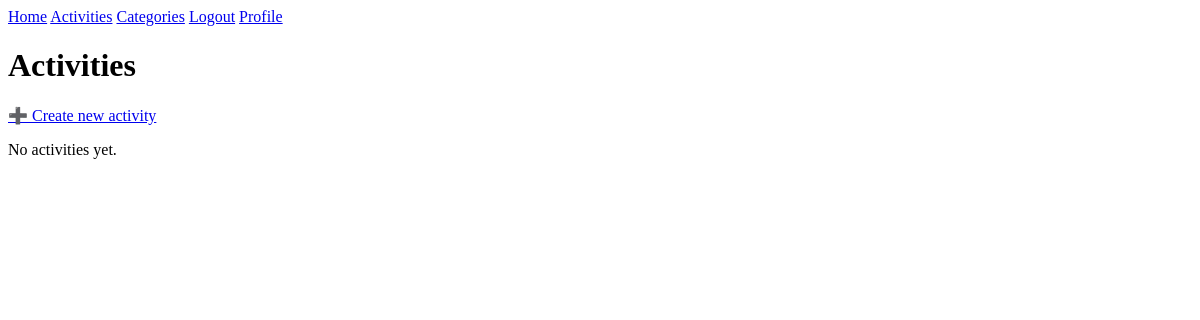
Before: /activities (signed in) with the older database file.
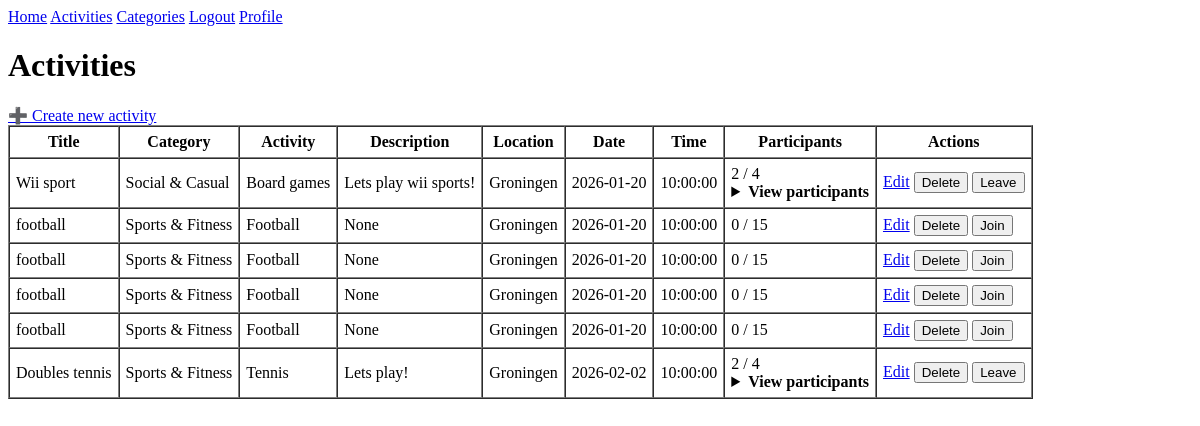
After: the same page with the newer database file.
### app/models.py (models this page shows, shortened)
class PaginatedAPIMixin(object):
    @staticmethod
    def to_collection_dict(query, page, per_page, endpoint, **kwargs):
        resources = db.paginate(query, page=page, per_page=per_page,
                                error_out=False)
        data = {
            'items': [item.to_dict() for item in resources.items],
            '_meta': {
                'page': page,
                'per_page': per_page,
                'total_pages': resources.pages,
                'total_items': resources.total
            },
            '_links': {
                'self': url_for(endpoint, page=page, per_page=per_page,
                                **kwargs),
                'next': url_for(endpoint, page=page + 1, per_page=per_page,
                                **kwargs) if resources.has_next else None,
                'prev': url_for(endpoint, page=page - 1, per_page=per_page,
                                **kwargs) if resources.has_prev else None
            }
        }
        return data

class Activity(PaginatedAPIMixin, db.Model):
    __tablename__ = 'activities'
    id = db.Column(db.Integer, primary_key=True)
    title = db.Column(db.String(200), nullable=False)
    description = db.Column(db.Text)
    location = db.Column(db.String(255), nullable=False)
    activity_date = db.Column(db.Date, nullable=False)
    activity_time = db.Column(db.Time, nullable=False)
    max_participants = db.Column(db.Integer, default=10)
    creator_id = db.Column(db.Integer, db.ForeignKey('users.id'), nullable=False)
    category_id = db.Column(db.Integer, db.ForeignKey('categories.id'), nullable=False)
    activity_type_id = db.Column(db.Integer, db.ForeignKey('activity_types.id'), nullable=False)
    created_at = db.Column(db.DateTime, default=datetime.now(timezone.utc))
    updated_at = db.Column(db.DateTime, default=datetime.now(timezone.utc), onupdate=datetime.now(timezone.utc))
    creator = db.relationship('Users', backref='activities_created')
    category = db.relationship('Category', backref='activities')
    activity_type = db.relationship('ActivityType', backref='activities')
    def get_category(self):
        return Category.query.get(self.category_id)
    def get_activity_type(self):
        return ActivityType.query.get(self.activity_type_id)
    def get_participant_count(self):
        return ActivityParticipant.query.filter_by(activity_id=self.id).count()
    def is_full(self):
        return self.get_participant_count() >= self.max_participants
    def has_user_joined(self, user_id):
        return ActivityParticipant.query.filter_by(
            activity_id=self.id,
            user_id=user_id
        ).first() is not None
    def get_participants(self):
        participants = ActivityParticipant.query.filter_by(activity_id=self.id).all()
        return [participant.get_user() for participant in participants]

class Category(db.Model):
    __tablename__ = 'categories'
    id = db.Column(db.Integer, primary_key=True)
    name = db.Column(db.String(100), unique=True, nullable=False)
    description = db.Column(db.Text)
    created_at = db.Column(db.DateTime, default=datetime.now(timezone.utc))
    activity_types = db.relationship('ActivityType', backref='category', lazy='dynamic')

class ActivityType(db.Model):
    __tablename__ = 'activity_types'
    id = db.Column(db.Integer, primary_key=True)
    name = db.Column(db.String(100), nullable=False)
    category_id = db.Column(db.Integer, db.ForeignKey('categories.id'), nullable=False)
    created_at = db.Column(db.DateTime, default=datetime.now(timezone.utc))
    __table_args__ = (
        db.UniqueConstraint('name', 'category_id', name='unique_type_per_category'),
    )

### app/routes.py (the view)
@app.route("/activities")
@login_required
def activities():
    now = datetime.now()
    current_date = now.date()
    current_time = now.time()
    all_activities = Activity.query.all()
    activities = [
        activity for activity in all_activities
        if (activity.activity_date > current_date) or
           (activity.activity_date == current_date and activity.activity_time > current_time)
    ]
    activities.sort(key=lambda x: (x.activity_date, x.activity_time))
    return render_template("activities.html", activities=activities)

### app/models.py (called while the page is built)
@login.user_loader
def load_user(id):
    return db.session.get(Users, int(id))

    def get_user(self):
        return Users.query.get(self.user_id)

### app/routes.py (called while the page is built)
@app.before_request
def before_request():
    if current_user.is_authenticated:
        current_user.last_seen = datetime.now(timezone.utc)
        db.session.commit()

### app/templates/activities.html (shortened to what this page needs)
{% extends "base.html" %}
{% block content %}
<h1>Activities</h1>
<a href="{{ url_for('create_activity') }}">➕ Create new activity</a>
{% if activities %}
<table border="1" cellpadding="6" cellspacing="0">
    <thead>
        <tr>
            <th>Title</th>
            <th>Category</th>
            <th>Activity</th>
            <th>Description</th>
            <th>Location</th>
            <th>Date</th>
            <th>Time</th>
            <th>Participants</th>
            <th>Actions</th>
        </tr>
    </thead>
    <tbody>
        {% for activity in activities %}
        <tr>
            <td>{{ activity.title }}</td>
            <td>{{ activity.get_category().name if activity.get_category() else "-" }}</td>
            <td>{{ activity.get_activity_type().name if activity.get_activity_type() else "-" }}</td>
            <td>{{ activity.description}}</td>
            <td>{{ activity.location }}</td>
            <td>{{ activity.activity_date }}</td>
            <td>{{ activity.activity_time }}</td>
            <td>
                {{ activity.get_participant_count() }} / {{ activity.max_participants }}
                {% if activity.has_user_joined(current_user.id) and activity.get_participant_count() > 0 %}
                    <br>
                    <details>
                        <summary style="cursor: pointer; color: black; font-weight: bold;">View participants</summary>
                    </details>
                {% endif %}
            </td>
            <td>
                {% if activity.creator_id == current_user.id %}
                    <a href="{{ url_for('edit_activity', id=activity.id) }}">Edit</a>
                    <form method="POST"
                          action="{{ url_for('delete_activity', id=activity.id) }}"
                          style="display:inline;">
                        <button type="submit">Delete</button>
                    </form>
                {% endif %}
                {% if activity.has_user_joined(current_user.id) %}
                    <form method="POST"
                          action="{{ url_for('leave_activity', id=activity.id) }}"
                          style="display:inline;">
                        <button type="submit">Leave</button>
                    </form>
                {% elif not activity.is_full() %}
                    <form method="POST"
                          action="{{ url_for('join_activity', id=activity.id) }}"
                          style="display:inline;">
                        <button type="submit">Join</button>
                    </form>
                {% else %}
                    <span>Full</span>
                {% endif %}
            </td>
        </tr>
        {% endfor %}
    </tbody>
</table>
{% else %}
<p>No activities yet.</p>
{% endif %}
{% endblock %}

### app/templates/base.html (shortened to what this page needs)
<!DOCTYPE html>
<html lang="en">
<head>
    <link rel="stylesheet" href="{{ url_for('static', filename='css/style.css') }}">
</head>
<body>
<nav>
    <a href="/">Home</a>
    <a href="/activities">Activities</a>
    <a href="/categories">Categories</a>
    {% if current_user.is_anonymous %}
      <a href="{{ url_for('login') }}">Login</a>
      <a href="/register">Register</a>
      {% else %}
      <a href="{{ url_for('logout') }}">Logout</a>
      <a href="{{url_for('profile', username=current_user.username)}}">Profile</a>
      {% endif %}
</nav>
<main>
    {% block content %}
    {% endblock %}
</main>
</body>
</html>

Changed rows visible on the page:
added Activity: title "Wii sport", get_category "Social & Casual", get_activity_type "Board games", description "Lets play wii sports!", location "Groningen", activity_date "2026-01-20", activity_time "10:00:00", get_participant_count "2", max_participants "4"
added Activity: title "football", get_category "Sports & Fitness", get_activity_type "Football", description "None", location "Groningen", activity_date "2026-01-20", activity_time "10:00:00", get_participant_count "0", max_participants "15"
added Activity: title "football", get_category "Sports & Fitness", get_activity_type "Football", description "None", location "Groningen", activity_date "2026-01-20", activity_time "10:00:00", get_participant_count "0", max_participants "15"
added Activity: title "football", get_category "Sports & Fitness", get_activity_type "Football", description "None", location "Groningen", activity_date "2026-01-20", activity_time "10:00:00", get_participant_count "0", max_participants "15"
added Activity: title "football", get_category "Sports & Fitness", get_activity_type "Football", description "None", location "Groningen", activity_date "2026-01-20", activity_time "10:00:00", get_participant_count "0", max_participants "15"
added Activity: title "Doubles tennis", get_category "Sports & Fitness", get_activity_type "Tennis", description "Lets play!", location "Groningen", activity_date "2026-02-02", activity_time "10:00:00", get_participant_count "2", max_participants "4"
Other visible differences:
text no longer shown: "No activities yet."
text now shown: "Title Category Activity Description Location Date Time Participants Actions"
